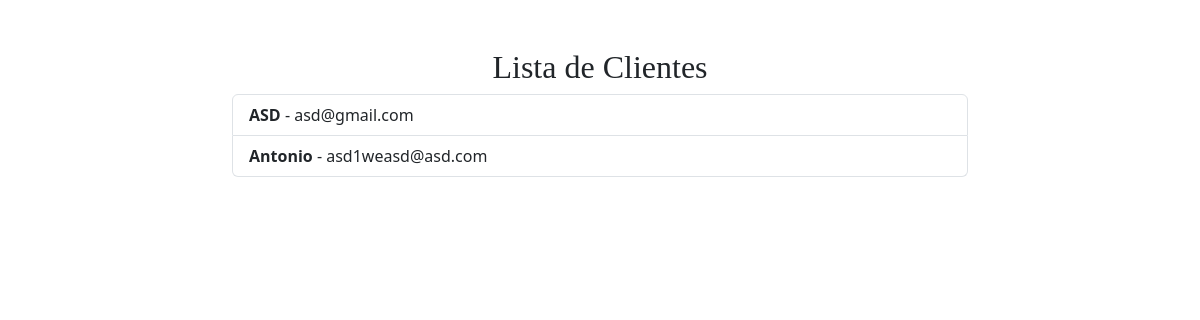
The page /app/clientes_lista/ (signed in) on the database as committed earlier.
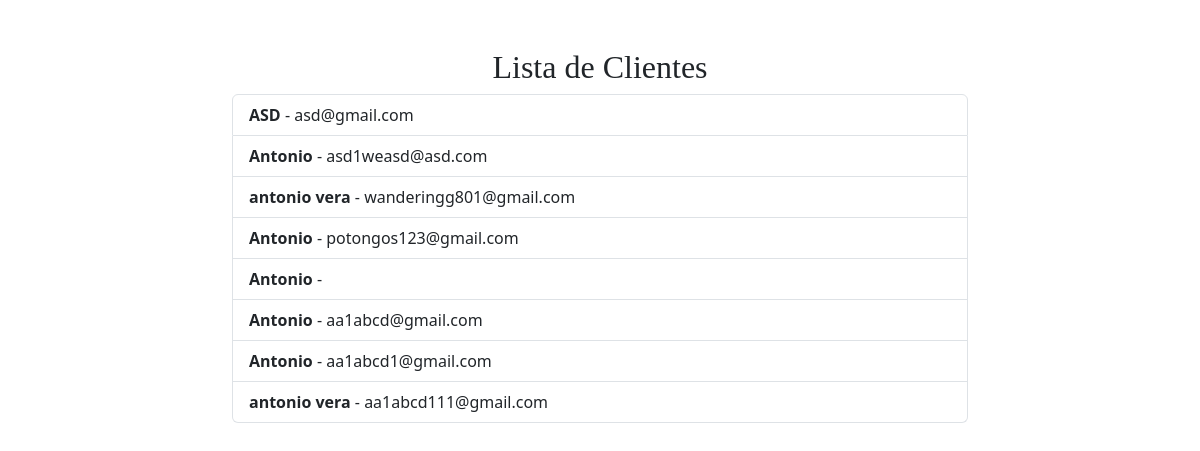
The same page on the database as committed later.
### app/models.py (models this page shows, shortened)
class Cliente(models.Model):
    nombre = models.CharField(max_length=100)
    fecha_nacimiento = models.DateField()
    telefono = models.CharField(max_length=20)
    direccion = models.CharField(max_length=200)
    email = models.EmailField(unique=True)
    contraseña = models.CharField(max_length=128)

### app/views.py (the view)
# urls.py: path('clientes_lista/', views.clientes_lista, name='clientes_lista'),
@login_required
def clientes_lista(request):
    clientes = Cliente.objects.all()
    return render(request, 'app/clientes_lista.html', {'clientes': clientes})

### app/templates/app/clientes_lista.html (shortened to what this page needs)
<!DOCTYPE html>
<html lang="en">
{% load static %}
<head>
    <link rel="stylesheet" href="{% static 'app/css/Estilo.css' %}">
    <link href="https://cdn.jsdelivr.net/npm/bootstrap@5.3.3/dist/css/bootstrap.min.css" rel="stylesheet"
>
</head>
<body class="body-lista-clientes">
    <div class="container mt-5">
        <div class="row">
            <div class="col-md-8 offset-md-2">
                <h2>Lista de Clientes</h2>
                <ul class="list-group">
                    {% for cliente in clientes %}
                        <li class="list-group-item">
                            <strong>{{ cliente.nombre }}</strong> - {{ cliente.email }}
                        </li>
                    {% endfor %}
                </ul>
            </div>
        </div>
    </div>
</body>
</html>

### app/static/app/css/Estilo.css (style rules this page uses)
h2 { font-family: 'Agency fb'; text-align: center; color: #000000; }
body { display: flex; flex-direction: column; min-height: 100vh; margin: 0; }
* { margin: 0; padding: 0; box-sizing: border-box; }
:root { --primary: #3ECF8E; --primary-dark: #37996B; --primary-darker: #317F5A; --headline-color: #F9F9F9; --text-color: #7E7E7E; --bg: #1C1C1C; --footer-bg: #161616; --secondary: #2E2E2E; --footer-border: #3E3E3E; --gray-border-hover: #505050; --gray-menu-button: #7E7E7E; --gray-menu-button-hover: #232323; --navbar-height: 64px; --gray-text-hover: #8F8F8F; --gray-icon: #A0A0A0; --footer-width: 64rem; }
*, *::after, *::before { margin: 0; padding: 0; box-sizing: border-box; }

Rows that differ between the two databases and show on the page:
added Cliente: nombre "antonio vera", email "wanderingg801@gmail.com"
added Cliente: nombre "Antonio", email "potongos123@gmail.com"
added Cliente: nombre "Antonio"
added Cliente: nombre "Antonio", email "aa1abcd@gmail.com"
added Cliente: nombre "Antonio", email "aa1abcd1@gmail.com"
added Cliente: nombre "antonio vera", email "aa1abcd111@gmail.com"
